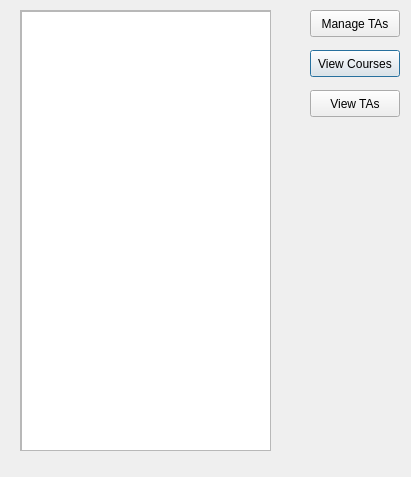
<?xml version="1.0" encoding="UTF-8"?>
<ui version="4.0">
 <class>InstructorScreen</class>
 <widget class="QDialog" name="InstructorScreen">
  <property name="geometry">
   <rect>
    <x>0</x>
    <y>0</y>
    <width>411</width>
    <height>477</height>
   </rect>
  </property>
  <property name="windowTitle">
   <string>Dialog</string>
  </property>
  <widget class="QPushButton" name="viewCourses">
   <property name="geometry">
    <rect>
     <x>310</x>
     <y>50</y>
     <width>90</width>
     <height>27</height>
    </rect>
   </property>
   <property name="text">
    <string>View Courses</string>
   </property>
  </widget>
  <widget class="QPushButton" name="pushButton">
   <property name="geometry">
    <rect>
     <x>310</x>
     <y>10</y>
     <width>90</width>
     <height>27</height>
    </rect>
   </property>
   <property name="text">
    <string>Manage TAs</string>
   </property>
  </widget>
  <widget class="QPushButton" name="pushButton_3">
   <property name="geometry">
    <rect>
     <x>310</x>
     <y>90</y>
     <width>90</width>
     <height>27</height>
    </rect>
   </property>
   <property name="text">
    <string>View TAs</string>
   </property>
  </widget>
  <widget class="QScrollArea" name="scrollArea">
   <property name="geometry">
    <rect>
     <x>20</x>
     <y>10</y>
     <width>251</width>
     <height>441</height>
    </rect>
   </property>
   <property name="widgetResizable">
    <bool>true</bool>
   </property>
   <widget class="QWidget" name="scrollAreaWidgetContents">
    <property name="geometry">
     <rect>
      <x>0</x>
      <y>0</y>
      <width>249</width>
      <height>439</height>
     </rect>
    </property>
    <widget class="QListView" name="courseList">
     <property name="geometry">
      <rect>
       <x>0</x>
       <y>0</y>
       <width>256</width>
       <height>441</height>
      </rect>
     </property>
    </widget>
   </widget>
  </widget>
 </widget>
 <resources/>
 <connections/>
</ui>
